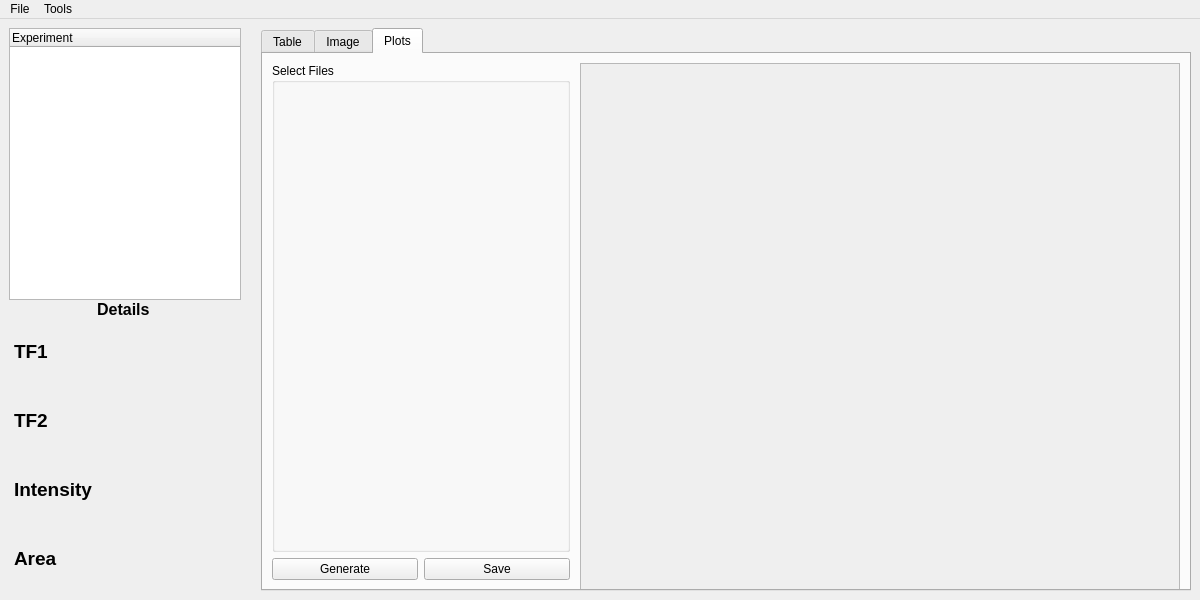
<?xml version="1.0" encoding="UTF-8"?>
<ui version="4.0">
 <class>MainWindow</class>
 <widget class="QMainWindow" name="MainWindow">
  <property name="geometry">
   <rect>
    <x>0</x>
    <y>0</y>
    <width>1200</width>
    <height>600</height>
   </rect>
  </property>
  <property name="sizePolicy">
   <sizepolicy hsizetype="Expanding" vsizetype="Expanding">
    <horstretch>0</horstretch>
    <verstretch>0</verstretch>
   </sizepolicy>
  </property>
  <property name="minimumSize">
   <size>
    <width>600</width>
    <height>600</height>
   </size>
  </property>
  <property name="windowTitle">
   <string>DHY1H Viewer</string>
  </property>
  <widget class="QWidget" name="centralwidget">
   <property name="sizePolicy">
    <sizepolicy hsizetype="Expanding" vsizetype="Expanding">
     <horstretch>0</horstretch>
     <verstretch>0</verstretch>
    </sizepolicy>
   </property>
   <property name="minimumSize">
    <size>
     <width>400</width>
     <height>400</height>
    </size>
   </property>
   <layout class="QGridLayout" name="gridLayout_3">
    <item row="0" column="0">
     <layout class="QHBoxLayout" name="horizontalLayout" stretch="1,0,4">
      <property name="spacing">
       <number>0</number>
      </property>
      <property name="sizeConstraint">
       <enum>QLayout::SetMaximumSize</enum>
      </property>
      <item>
       <layout class="QVBoxLayout" name="verticalLayout" stretch="1,0,1">
        <property name="spacing">
         <number>0</number>
        </property>
        <item>
         <widget class="QTreeWidget" name="treeWidget">
          <property name="maximumSize">
           <size>
            <width>300</width>
            <height>16777215</height>
           </size>
          </property>
          <column>
           <property name="text">
            <string>Experiment</string>
           </property>
          </column>
         </widget>
        </item>
        <item>
         <widget class="QLabel" name="coords">
          <property name="maximumSize">
           <size>
            <width>300</width>
            <height>16777215</height>
           </size>
          </property>
          <property name="text">
           <string>&lt;html&gt;&lt;head/&gt;&lt;body&gt;&lt;p&gt;&lt;span style=&quot;
                                                font-size:12pt; font-weight:600;&quot;&gt;Details&lt;/span&gt;&lt;/p&gt;&lt;/body&gt;&lt;/html&gt;
                                            </string>
          </property>
          <property name="alignment">
           <set>Qt::AlignCenter</set>
          </property>
         </widget>
        </item>
        <item>
         <widget class="QWidget" name="formWidget" native="true">
          <property name="maximumSize">
           <size>
            <width>300</width>
            <height>16777215</height>
           </size>
          </property>
          <layout class="QGridLayout" name="gridLayout" columnstretch="0,1">
           <property name="leftMargin">
            <number>5</number>
           </property>
           <property name="topMargin">
            <number>1</number>
           </property>
           <property name="rightMargin">
            <number>5</number>
           </property>
           <property name="bottomMargin">
            <number>1</number>
           </property>
           <item row="0" column="0">
            <widget class="QLabel" name="label_4">
             <property name="styleSheet">
              <string notr="true">border:2px #212121 solid;</string>
             </property>
             <property name="text">
              <string>&lt;html&gt;&lt;head/&gt;&lt;body&gt;&lt;p&gt;&lt;span
                                                            style=&quot; font-size:14pt; font-weight:600;&quot;&gt;TF1&lt;/span&gt;&lt;/p&gt;&lt;/body&gt;&lt;/html&gt;
                                                        </string>
             </property>
            </widget>
           </item>
           <item row="2" column="0">
            <widget class="QLabel" name="label_3">
             <property name="styleSheet">
              <string notr="true">border:2px #212121 solid;</string>
             </property>
             <property name="text">
              <string>&lt;html&gt;&lt;head/&gt;&lt;body&gt;&lt;p&gt;&lt;span
                                                            style=&quot; font-size:14pt; font-weight:600;&quot;&gt;Intensity&lt;/span&gt;&lt;/p&gt;&lt;/body&gt;&lt;/html&gt;
                                                        </string>
             </property>
            </widget>
           </item>
           <item row="2" column="1">
            <widget class="QLabel" name="intensity">
             <property name="styleSheet">
              <string notr="true">border:2px #212121 solid;</string>
             </property>
             <property name="text">
              <string/>
             </property>
             <property name="alignment">
              <set>Qt::AlignCenter</set>
             </property>
             <property name="textInteractionFlags">
              <set>Qt::LinksAccessibleByMouse|Qt::TextSelectableByMouse</set>
             </property>
            </widget>
           </item>
           <item row="3" column="1">
            <widget class="QLabel" name="area">
             <property name="styleSheet">
              <string notr="true">border:2px #212121 solid;</string>
             </property>
             <property name="text">
              <string/>
             </property>
             <property name="alignment">
              <set>Qt::AlignCenter</set>
             </property>
             <property name="textInteractionFlags">
              <set>Qt::LinksAccessibleByMouse|Qt::TextSelectableByMouse</set>
             </property>
            </widget>
           </item>
           <item row="3" column="0">
            <widget class="QLabel" name="label_5">
             <property name="styleSheet">
              <string notr="true">border:2px #212121 solid;</string>
             </property>
             <property name="text">
              <string>&lt;html&gt;&lt;head/&gt;&lt;body&gt;&lt;p&gt;&lt;span
                                                            style=&quot; font-size:14pt; font-weight:600;&quot;&gt;Area&lt;/span&gt;&lt;/p&gt;&lt;/body&gt;&lt;/html&gt;
                                                        </string>
             </property>
            </widget>
           </item>
           <item row="1" column="0">
            <widget class="QLabel" name="label">
             <property name="styleSheet">
              <string notr="true">border:2px #212121 solid;</string>
             </property>
             <property name="text">
              <string>&lt;html&gt;&lt;head/&gt;&lt;body&gt;&lt;p&gt;&lt;span
                                                            style=&quot; font-size:14pt; font-weight:600;&quot;&gt;TF2&lt;/span&gt;&lt;/p&gt;&lt;/body&gt;&lt;/html&gt;
                                                        </string>
             </property>
            </widget>
           </item>
           <item row="1" column="1">
            <widget class="QLabel" name="tf2">
             <property name="styleSheet">
              <string notr="true">border:2px #212121 solid;</string>
             </property>
             <property name="text">
              <string/>
             </property>
             <property name="alignment">
              <set>Qt::AlignCenter</set>
             </property>
             <property name="textInteractionFlags">
              <set>Qt::LinksAccessibleByMouse|Qt::TextSelectableByMouse</set>
             </property>
            </widget>
           </item>
           <item row="0" column="1">
            <widget class="QLabel" name="tf1">
             <property name="styleSheet">
              <string notr="true">border:2px #212121 solid;</string>
             </property>
             <property name="text">
              <string/>
             </property>
             <property name="alignment">
              <set>Qt::AlignCenter</set>
             </property>
             <property name="textInteractionFlags">
              <set>Qt::LinksAccessibleByMouse|Qt::TextSelectableByMouse</set>
             </property>
            </widget>
           </item>
          </layout>
         </widget>
        </item>
       </layout>
      </item>
      <item>
       <spacer name="verticalSpacer">
        <property name="orientation">
         <enum>Qt::Vertical</enum>
        </property>
        <property name="sizeHint" stdset="0">
         <size>
          <width>20</width>
          <height>40</height>
         </size>
        </property>
       </spacer>
      </item>
      <item>
       <widget class="QTabWidget" name="tabWidget">
        <property name="currentIndex">
         <number>2</number>
        </property>
        <widget class="QWidget" name="Table">
         <property name="sizePolicy">
          <sizepolicy hsizetype="Expanding" vsizetype="Expanding">
           <horstretch>0</horstretch>
           <verstretch>0</verstretch>
          </sizepolicy>
         </property>
         <attribute name="title">
          <string>Table</string>
         </attribute>
         <layout class="QVBoxLayout" name="verticalLayout_4">
          <property name="sizeConstraint">
           <enum>QLayout::SetMaximumSize</enum>
          </property>
          <item>
           <widget class="QTableView" name="tableView">
            <property name="sizeAdjustPolicy">
             <enum>QAbstractScrollArea::AdjustToContents</enum>
            </property>
            <property name="showGrid">
             <bool>true</bool>
            </property>
            <property name="sortingEnabled">
             <bool>false</bool>
            </property>
            <attribute name="horizontalHeaderCascadingSectionResizes">
             <bool>true</bool>
            </attribute>
            <attribute name="horizontalHeaderMinimumSectionSize">
             <number>100</number>
            </attribute>
            <attribute name="horizontalHeaderDefaultSectionSize">
             <number>200</number>
            </attribute>
            <attribute name="verticalHeaderMinimumSectionSize">
             <number>50</number>
            </attribute>
            <attribute name="verticalHeaderDefaultSectionSize">
             <number>50</number>
            </attribute>
           </widget>
          </item>
         </layout>
        </widget>
        <widget class="QWidget" name="Image">
         <attribute name="title">
          <string>Image</string>
         </attribute>
         <layout class="QVBoxLayout" name="verticalLayout_3" stretch="0,2">
          <item>
           <layout class="QHBoxLayout" name="horizontalLayout_3" stretch="3,3,0,0,0,0">
            <item>
             <widget class="QLineEdit" name="tf1_filter">
              <property name="alignment">
               <set>Qt::AlignCenter</set>
              </property>
              <property name="placeholderText">
               <string>TF1</string>
              </property>
             </widget>
            </item>
            <item>
             <widget class="QLineEdit" name="tf2_filter">
              <property name="alignment">
               <set>Qt::AlignCenter</set>
              </property>
              <property name="placeholderText">
               <string>TF2</string>
              </property>
             </widget>
            </item>
            <item>
             <widget class="QPushButton" name="filterButton">
              <property name="text">
               <string>Filter</string>
              </property>
             </widget>
            </item>
            <item>
             <widget class="QPushButton" name="resetButton">
              <property name="text">
               <string>Reset</string>
              </property>
             </widget>
            </item>
            <item>
             <widget class="QCheckBox" name="showSegmentation">
              <property name="text">
               <string>Show Segmentation</string>
              </property>
             </widget>
            </item>
            <item>
             <widget class="QPushButton" name="resetView">
              <property name="text">
               <string>Reset View</string>
              </property>
             </widget>
            </item>
           </layout>
          </item>
          <item>
           <widget class="QWidget" name="widget" native="true">
            <layout class="QVBoxLayout" name="verticalLayout_5">
             <item>
              <layout class="QVBoxLayout" name="imageContainer"/>
             </item>
            </layout>
           </widget>
          </item>
         </layout>
        </widget>
        <widget class="QWidget" name="plots">
         <attribute name="title">
          <string>Plots</string>
         </attribute>
         <layout class="QGridLayout" name="gridLayout_4" rowstretch="0,0,0" columnstretch="1,0,2" columnminimumwidth="0,0,600">
          <item row="1" column="1" rowspan="2">
           <spacer name="verticalSpacer_2">
            <property name="orientation">
             <enum>Qt::Vertical</enum>
            </property>
            <property name="sizeHint" stdset="0">
             <size>
              <width>4</width>
              <height>40</height>
             </size>
            </property>
           </spacer>
          </item>
          <item row="1" column="0">
           <widget class="QGroupBox" name="groupBox">
            <property name="sizePolicy">
             <sizepolicy hsizetype="Expanding" vsizetype="Expanding">
              <horstretch>0</horstretch>
              <verstretch>0</verstretch>
             </sizepolicy>
            </property>
            <property name="title">
             <string>Select Files</string>
            </property>
            <property name="alignment">
             <set>Qt::AlignLeading|Qt::AlignLeft|Qt::AlignTop</set>
            </property>
            <property name="flat">
             <bool>true</bool>
            </property>
            <property name="checkable">
             <bool>false</bool>
            </property>
            <layout class="QVBoxLayout" name="verticalLayout_6" stretch="0">
             <item>
              <layout class="QVBoxLayout" name="file_list"/>
             </item>
            </layout>
           </widget>
          </item>
          <item row="2" column="0">
           <layout class="QHBoxLayout" name="horizontalLayout_2">
            <item>
             <widget class="QPushButton" name="generate_plot">
              <property name="text">
               <string>Generate</string>
              </property>
             </widget>
            </item>
            <item>
             <widget class="QPushButton" name="save_plot">
              <property name="text">
               <string>Save</string>
              </property>
             </widget>
            </item>
           </layout>
          </item>
          <item row="1" column="2" rowspan="2">
           <widget class="QScrollArea" name="scrollArea">
            <property name="sizePolicy">
             <sizepolicy hsizetype="Expanding" vsizetype="MinimumExpanding">
              <horstretch>0</horstretch>
              <verstretch>0</verstretch>
             </sizepolicy>
            </property>
            <property name="minimumSize">
             <size>
              <width>600</width>
              <height>600</height>
             </size>
            </property>
            <property name="widgetResizable">
             <bool>true</bool>
            </property>
            <widget class="QWidget" name="plot_container">
             <property name="geometry">
              <rect>
               <x>0</x>
               <y>0</y>
               <width>596</width>
               <height>596</height>
              </rect>
             </property>
             <layout class="QVBoxLayout" name="verticalLayout_7"/>
            </widget>
           </widget>
          </item>
         </layout>
        </widget>
       </widget>
      </item>
     </layout>
    </item>
   </layout>
  </widget>
  <widget class="QMenuBar" name="menubar">
   <property name="geometry">
    <rect>
     <x>0</x>
     <y>0</y>
     <width>1200</width>
     <height>30</height>
    </rect>
   </property>
   <widget class="QMenu" name="menuFile">
    <property name="title">
     <string>File</string>
    </property>
    <addaction name="actionOpen"/>
    <addaction name="actionSave"/>
    <addaction name="actionExit"/>
   </widget>
   <widget class="QMenu" name="menuTools">
    <property name="title">
     <string>Tools</string>
    </property>
    <addaction name="actionRegenerate_Table"/>
    <addaction name="actionNormalize"/>
    <addaction name="actionReset_Normalization"/>
   </widget>
   <addaction name="menuFile"/>
   <addaction name="menuTools"/>
  </widget>
  <action name="actionOpen">
   <property name="text">
    <string>Open</string>
   </property>
   <property name="shortcut">
    <string>Ctrl+O</string>
   </property>
  </action>
  <action name="actionSave">
   <property name="text">
    <string>Save</string>
   </property>
   <property name="shortcut">
    <string>Ctrl+S</string>
   </property>
  </action>
  <action name="actionExit">
   <property name="text">
    <string>Exit</string>
   </property>
  </action>
  <action name="actionRegenerate_Table">
   <property name="text">
    <string>Regenerate Table</string>
   </property>
  </action>
  <action name="actionNormalize">
   <property name="text">
    <string>Normalize</string>
   </property>
  </action>
  <action name="actionReset_Normalization">
   <property name="text">
    <string>Reset Normalization</string>
   </property>
  </action>
 </widget>
 <resources/>
 <connections/>
</ui>
